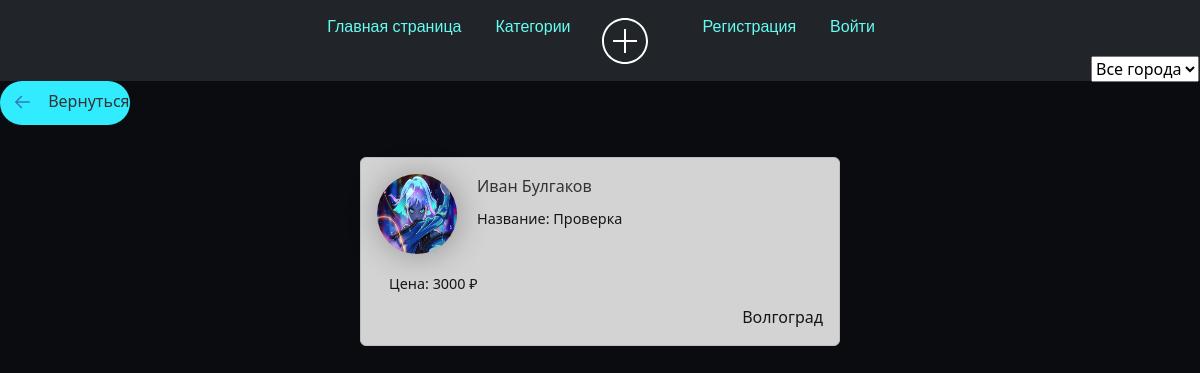
The page /tasks/ on the database as committed earlier.
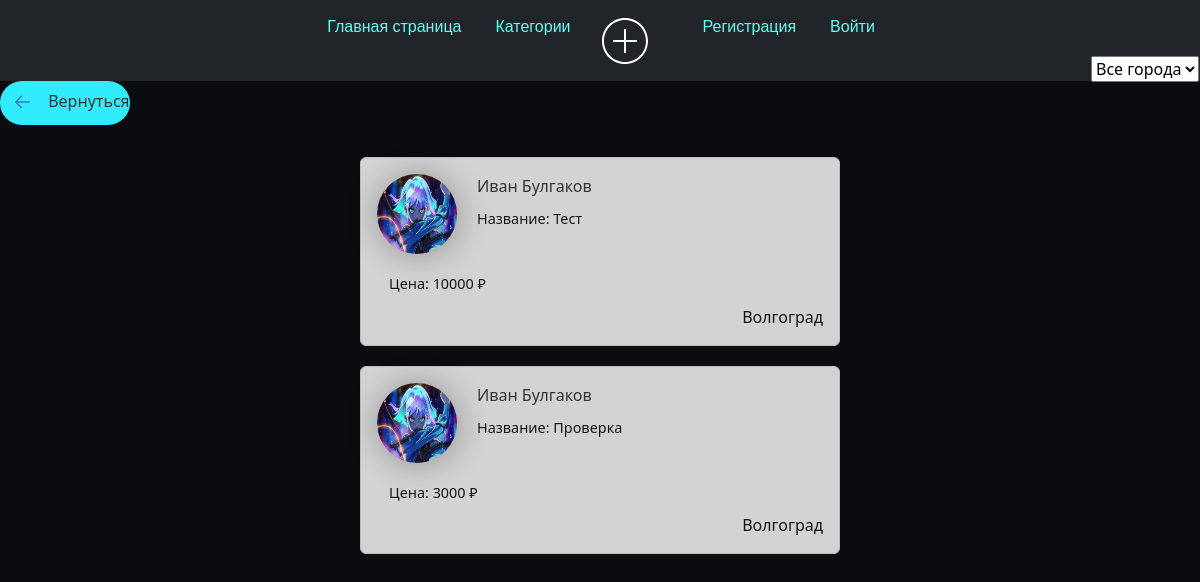
The same page on the database as committed later.
### tasks_app_user/models.py (models this page shows, shortened)
class Articles(models.Model):
    title = models.CharField("Название Задания", max_length=35)
    anons = models.CharField("О задании", max_length=25)
    phope = models.CharField('Телефон для связи с вами', max_length=11)
    prise = models.CharField('Цена', max_length=15)
    full_text = models.TextField("Задания")
    data = models.DateTimeField(auto_now_add=True)
    user_name = models.CharField("User_name", max_length=15, )
    author = models.ForeignKey(User, on_delete=models.CASCADE, null=True)  # Внешний ключ к пользователю
    category = models.ForeignKey(Category, on_delete=models.SET_NULL, null=True)
    class Meta:
        verbose_name = "Задания"
        verbose_name_plural = "Задании"

### user_profile/models.py (models this page shows, shortened)
class Profile(models.Model):
    user = models.OneToOneField(User, null=True, blank=True, on_delete=models.CASCADE)
    first_name = models.CharField(max_length=100)
    last_name = models.CharField(max_length=100)
    email = models.EmailField()
    telegram_url = models.URLField(blank=True, null=True)
    youtube_url = models.URLField(blank=True, null=True)
    vk_url = models.URLField(blank=True, null=True)
    profile_picture = models.ImageField("Изображения", default="profile_pictures/default_profile_picture.jpg",
                                        null=True,
                                        blank=True, upload_to='media/profile_pictures')
    city = models.CharField(max_length=100)

### tasks_app_user/views.py (the view)
# urls.py: path('', views.tasks_home, name='tasks_home'),
def tasks_home(request):
    category = request.GET.get('category')  # Получаем категорию из параметра запроса
    unique_cities = Profile.objects.values_list('city', flat=True).distinct()
    if category:
        tasks_all = Articles.objects.filter(category__name=category).order_by('-data')
    else:
        tasks_all = Articles.objects.order_by('-data')
    unique_cities = [city for city in unique_cities if city is not None]
    categories = Category.objects.all()
    context = {
        'tasks_all': tasks_all,
        'unique_cities': unique_cities,
        'categories': categories,
    }
    return render(request, 'tasks_app_user/tasks_home.html', context)

### tasks_app_user/templates/tasks_app_user/tasks_home.html (shortened to what this page needs)
{% extends 'tasks_app/layout.html' %}
{% block content %}
<div class="col">
    <a class="arrow-3" href="{% url 'category' %}">
    Вернуться
</a>
</div>
<div class="features">
    <form method="GET">
        <div>
            <select id="city_filter" name="city" onchange="filterTasks(this.value)" style="position: absolute; top: 56px; right: 1px;">
                <option value="">Все города</option>
            </select>
        </div>
    </form>
    <div id="tasks-container">
        {% if tasks_all %}
            {% for el in tasks_all %}
                <div class="alert alert-dark" onclick="window.location.href='{% url 'details_tasks' el.id %}'" style="cursor: pointer;">
                <div class="img_pod">
                    <a href="{% url 'user_profile' el.author.id %}">
                        <img class="profile-pic" src="{{ el.author.profile.profile_picture.url }}" alt="Profile Picture">
                    </a>
                </div>
                <a href="{% url 'user_profile' el.author.id %}">{{ el.author.profile.first_name }} {{ el.author.profile.last_name }}</a>
                <h3>Название: {{ el.title }}</h3><br>
                <h4>Цена: {{ el.prise }} ₽</h4>
                <div class="city" align="right">{{ el.author.profile.city }}</div>
             </div>
            {% endfor %}
        {% endif %}
    </div>
</div>
{% endblock %}

Rows that differ between the two databases and show on the page:
added Articles: author.profile.profile_picture (picture), author.profile.first_name "Иван", author.profile.last_name "Булгаков", title "Тест", prise "10000", author.profile.city "Волгоград"
